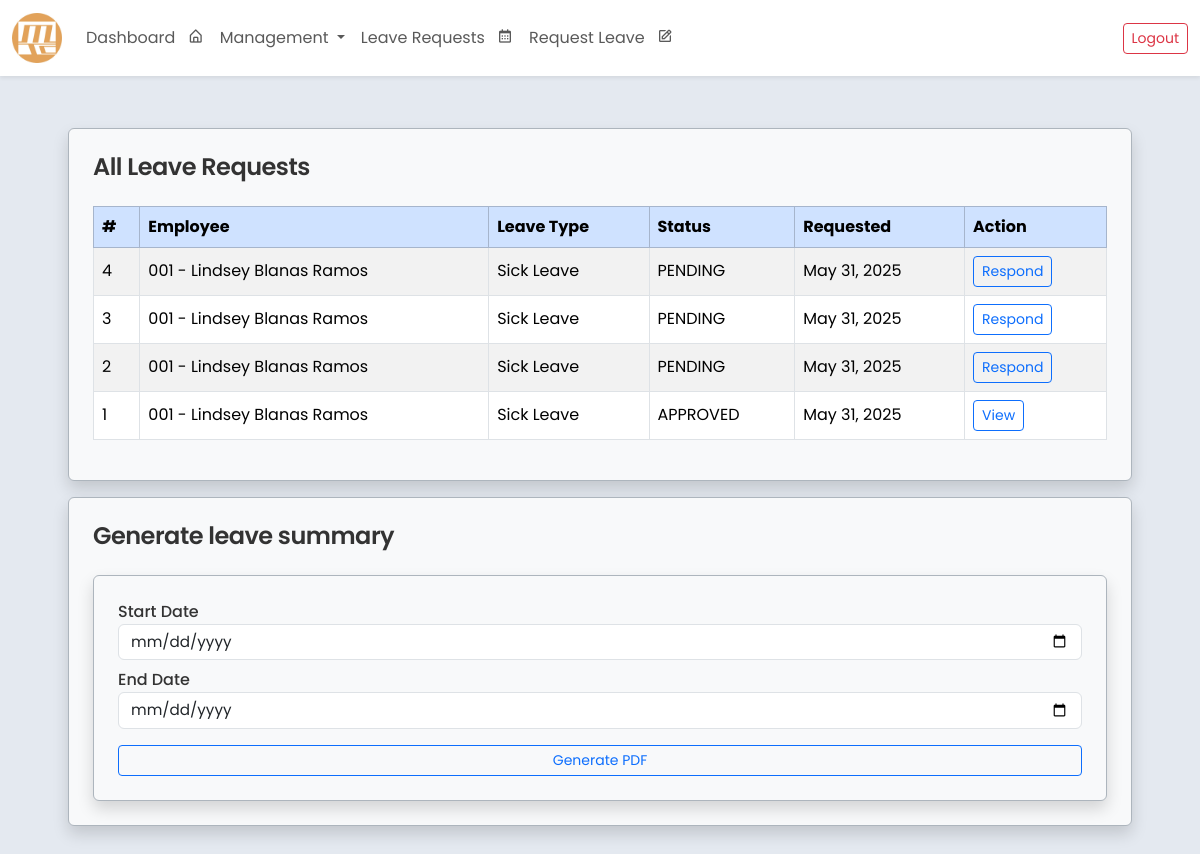
The app's page /gen_leave/ (signed in), older data.
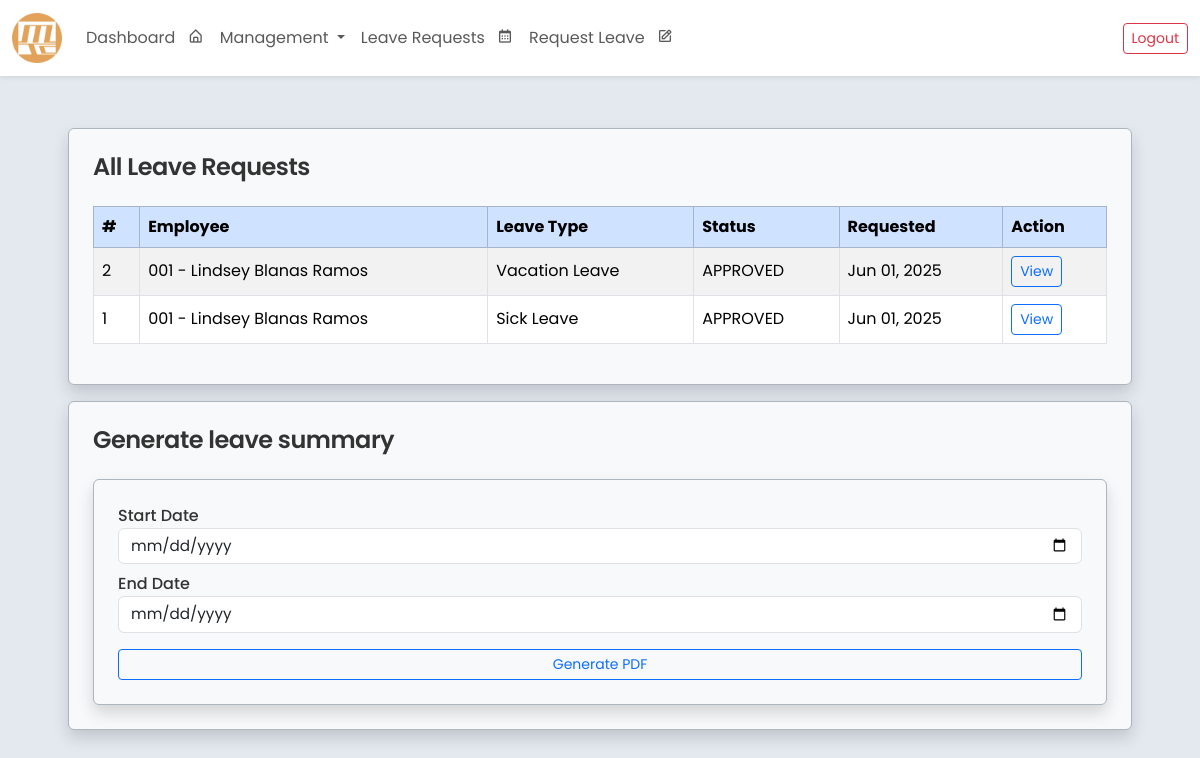
The same page, newer data.
### core/models.py (models this page shows, shortened)
class LeaveRequest(models.Model):
    class LeaveType(models.TextChoices):
        SICK = 'SICK', 'Sick Leave'
        MATERNITY = 'MATERNITY', 'Maternity Leave'
        PATERNITY = 'PATERNITY', 'Paternity Leave'
        VACATION = 'VACATION', 'Vacation Leave'
        EMERGENCY = 'EMERGENCY', 'Emergency Leave'
    class ApprovalStatus(models.TextChoices):
        PENDING = 'PENDING', 'PENDING'
        APPROVED = 'APPROVED', 'APPROVED'
        REJECTED = 'REJECTED', 'REJECTED'
    employee = models.ForeignKey('Employee', on_delete=models.CASCADE, related_name='leave_requests')
    leave_number = models.PositiveIntegerField(unique=True, editable=False)
    leave_dates = JSONField(default=list, blank=True, null=True)
    reason_for_leave = models.TextField()
    leave_type = models.CharField(max_length=20, choices=LeaveType.choices)
    remarks = models.TextField(blank=True, null=True)
    leave_credit_deduction = models.PositiveIntegerField(default=0)
    deduction_applied = models.BooleanField(default=False)
    department_approval = models.CharField(max_length=10, choices=ApprovalStatus.choices, default=ApprovalStatus.PENDING)
    hr_approval = models.CharField(max_length=10, choices=ApprovalStatus.choices, default=ApprovalStatus.PENDING)
    president_approval = models.CharField(max_length=10, choices=ApprovalStatus.choices, default=ApprovalStatus.PENDING)
    status = models.CharField(max_length=10, choices=ApprovalStatus.choices, default=ApprovalStatus.PENDING)
    paid_dates = models.PositiveIntegerField(default=0)
    unpaid_dates = models.PositiveIntegerField(default=0)
    created_at = models.DateTimeField(auto_now_add=True)

class Employee(models.Model):
    SEX_CHOICES = [
        ('Male', 'Male'),
        ('Female', 'Female'),
        ('Other', 'Prefer not to Say'),
    ]
    ROLE_CHOICES = [
        ('Regular Employee', 'Regular Employee'),
        ('Department Head', 'Department Head'),
        ('Admin(HR)', 'Admin(HR)'),
        ('Supervisor', 'Supervisor'),
        ('President', 'President')
    ]
    STATUS_CHOICES = [
        ('Active', 'Active'),
        ('Inactive', 'Inactive'),
    ]
    employee_id = models.AutoField(primary_key=True)
    company_id = models.CharField(max_length=20, blank=False, unique=True)
    first_name = models.CharField(max_length=100, blank=False)
    middle_name = models.CharField(max_length=100, blank=True, null=True)
    last_name = models.CharField(max_length=100, blank=False)
    sex = models.CharField(max_length=20, choices=SEX_CHOICES, blank=False)
    role = models.CharField(max_length=20, choices=ROLE_CHOICES, default='Regular Employee', blank=False)
    status = models.CharField(max_length=10, choices=STATUS_CHOICES, default='Active')
    department = models.ForeignKey(
        Department,
        related_name="employees",
        on_delete=models.SET_NULL,
        null=True,
        blank=True
    )
    contact_number = models.CharField(max_length=15, blank=False)
    date_employed = models.DateField()
    leave_credits = models.IntegerField(default=0, blank=False)
    leave_credits2 = models.IntegerField(default=0, blank=False)
    user_account = models.OneToOneField(User, on_delete=models.SET_NULL, null=True, blank=True, related_name='employee')
    class Meta:
        ordering = ['last_name', 'first_name']
        verbose_name = 'Employee'
        verbose_name_plural = 'Employees'
        db_table = 'employee_table'
    def __str__(self):
        return f"{self.company_id} - {self.first_name} {self.middle_name if self.middle_name else ''} {self.last_name}"

### core/views.py (the view)
# urls.py: path('gen_leave/', views.gen_leave, name='gen_leave'),
def gen_leave(request):
    user = request.user
    role = user.employee.role
    department = user.employee.department
    if role == "President" or department.name == "Human Resources":
        leave_requests = LeaveRequest.objects.select_related('employee').order_by('-created_at')
    else:
        leave_requests = LeaveRequest.objects.select_related('employee').filter(employee__department=department).order_by('-created_at')
    return render(request, 'leave_response_general.html', {'leave_requests': leave_requests})

### core/templates/leave_response_general.html (shortened to what this page needs)
<!DOCTYPE html>
<html lang="en">
{% extends 'base.html' %}
    {% load static %}
    {% block content %}
    <div class="row px-5">
    <div class="p-2 d-flex w-100">
        <div class="d-flex flex-column border border-dark-subtle p-4 rounded shadow w-100 bg-light">
            <h4 class="mb-4">All Leave Requests</h4>
            {% if leave_requests %}
                <div class="table-responsive">
                    <table class="table table-bordered table-striped align-middle">
                        <thead class="table-primary">
                            <tr>
                                <th>#</th>
                                <th>Employee</th>
                                <th>Leave Type</th>
                                <th>Status</th>
                                <th>Requested</th>
                                <th>Action</th>
                            </tr>
                        </thead>
                        <tbody>
                            {% for leave in leave_requests %}
                                <tr>
                                    <td>{{ leave.leave_number }}</td>
                                    <td>{{ leave.employee }}</td>
                                    <td>{{ leave.get_leave_type_display }}</td>
                                    <td>{{ leave.status }}</td>
                                    <td>{{ leave.created_at|date:"M d, Y" }}</td>
                                    <td>
                                        {% if leave.deduction_applied %}
                                            <a href="{% url 'leave_request_detail' leave.pk %}" class="btn btn-sm btn-outline-primary">
                                                View
                                            </a>
                                        {% else %}
                                            <a href="{% url 'respond_leave_request' leave.id %}" class="btn btn-sm btn-outline-primary">
                                                Respond
                                            </a>
                                        {% endif %}
                                    </td>
                                </tr>
                            {% endfor %}
                        </tbody>
                    </table>
                </div>
            {% else %}
                <div class="text-muted">No leave requests available.</div>
            {% endif %}
        </div>
    </div>
</div>
<form method="get" action="{% url 'leave_summary_pdf' %}" target="_blank">
    <div class="row px-5">
        <div class="p-2 d-flex w-100">
            <div class="d-flex flex-column border border-dark-subtle p-4 rounded shadow w-100 bg-light">
                <h4 class="mb-4">Generate leave summary</h4>
                <div class="d-flex flex-column border border-dark-subtle p-4 rounded shadow w-100 bg-light">
                    <label for="start_date">Start Date</label>
                    <input type="date" id="start_date" name="start_date" class="form-control mb-2" required>
                    <label for="end_date">End Date</label>
                    <input type="date" id="end_date" name="end_date" class="form-control mb-3" required>
                    <button type="submit" class="btn btn-sm btn-outline-primary">Generate PDF</button>
                </div>
            </div>
        </div>
    </div>
</form>
    {% endblock %}

### core/templates/base.html (shortened to what this page needs)
{% load static %}
<!DOCTYPE html>
<html lang="en">
<head>
    <link rel="stylesheet" href="{% static 'bootstrap/css/bootstrap.min.css' %}">
    <link rel="stylesheet" href="{% static 'css/flatpickr.min.css' %}">
    <link rel="stylesheet" href="{% static 'css/base_styles.css' %}">
    <link href='https://unpkg.com/boxicons@2.1.1/css/boxicons.min.css' rel='stylesheet'>
</head>
<body class="pt-5">
{% if user.is_authenticated %}
    <nav class="navbar navbar-expand-lg fixed-top bg-white shadow-sm">
        <div class="container-fluid">
            <a class="navbar-brand" href="{% url 'dashboard' %}">
                <img src="{% static 'img/Malasaga Trading Corporation Logo.jpg' %}"
                    alt="Malasaga Logo"
                    class="img-fluid"
                    style="width: 50px; height: auto;">
            </a>
            <div class="collapse navbar-collapse" id="navbarNav">
                <ul class="navbar-nav me-auto">
                    <li class="nav-item">
                        <a class="nav-link py-1" href="{% url 'dashboard' %}">
                            Dashboard <i class='bx bx-home-alt ms-2'></i>
                        </a>
                    </li>
                    {% if user.employee.role != "President" and user.employee.department.name == "Human Resources" %}
                    <li class="nav-item dropdown d-none d-lg-block">
                        <a class="nav-link dropdown-toggle py-1" href="#" id="manageEmpDropdown" role="button" data-bs-toggle="dropdown" aria-expanded="false">
                            Management
                        </a>
                    </li>
                    {% endif %}
                    {% if user.employee.leave_departments.exists or user.employee.department.name == "Human Resources" or user.employee.role == "President" and user.employee in user.employee.department.leave_respondents.all %}
                    <li class="nav-item d-none d-lg-block">
                        <a class="nav-link py-1" href="{% url 'gen_leave' %}">
                            Leave Requests <i class='bx bx-calendar ms-2'></i>
                        </a>
                    </li>
                    {% endif %}
                    {% if user.employee.role != "President" %}
                    <li class="nav-item">
                        <a class="nav-link py-1" href="{% url 'submit_leave_request' %}">
                            Request Leave <i class='bx bx-edit ms-2'></i>
                        </a>
                    </li>
                    {% endif %}
                </ul>
                <div class="d-flex">
                    <a href="{% url 'logout' %}" class="btn btn-outline-danger btn-sm">Logout</a>
                </div>
            </div>
        </div>
    </nav>
    <div class="container-fluid d-flex flex-column p-0">
        <div class="container-fluid mt-5 d-flex flex-column p-0">
            <div class="container-fluid d-flex flex-column p-4">
                {% block content %}
                {% endblock %}
            </div>
        </div>
    </div>
{% endif %}
</body>
</html>

### core/templates/base.html (style rules this page uses)
body { font-family: 'Poppins', sans-serif; font-size: 1rem; color: #333; background-color:rgb(228, 233, 240); }
h1, h2, h3, h4, h5, h6 { font-weight: 600; letter-spacing: -0.5px; }
label { font-weight: 500; }
.form-control { font-size: 0.95rem; }

Row changes from the older to the newer data that the page shows:
removed LeaveRequest: leave_number "4", employee "001 - Lindsey Blanas Ramos", leave_type "Sick Leave", status "PENDING", created_at "May 31, 2025", deduction_applied "Respond"
removed LeaveRequest: leave_number "3", employee "001 - Lindsey Blanas Ramos", leave_type "Sick Leave", status "PENDING", created_at "May 31, 2025", deduction_applied "Respond"
removed LeaveRequest: leave_number "2", employee "001 - Lindsey Blanas Ramos", leave_type "Sick Leave", status "PENDING", created_at "May 31, 2025", deduction_applied "Respond"
removed LeaveRequest: leave_number "1", employee "001 - Lindsey Blanas Ramos", leave_type "Sick Leave", status "APPROVED", created_at "May 31, 2025", deduction_applied "View"
added LeaveRequest: leave_number "2", employee "001 - Lindsey Blanas Ramos", leave_type "Vacation Leave", status "APPROVED", created_at "Jun 01, 2025", deduction_applied "View"
added LeaveRequest: leave_number "1", employee "001 - Lindsey Blanas Ramos", leave_type "Sick Leave", status "APPROVED", created_at "Jun 01, 2025", deduction_applied "View"
